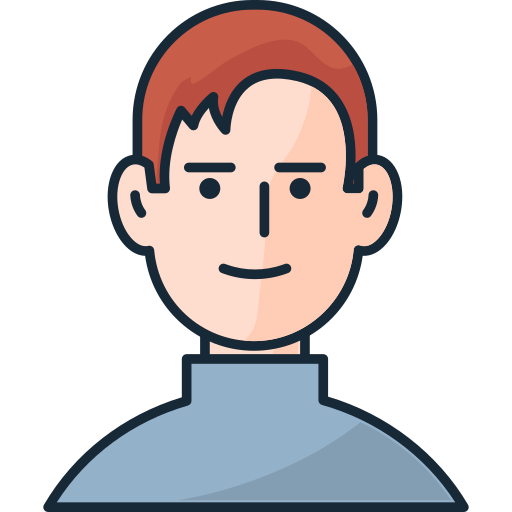
#> input picture img/rotation_image.png, 512 x 512 px
$ jupyter execute 008_linear_algebra.ipynb
#> lines starting #> are read from the running program, lines starting #| are printed output that depends on the picture
[cell 1]
import numpy as np
import matplotlib.pyplot as plt
from PIL import Image

[cell 2]
A = np.array([[1, 2], [3, 4]])
B = np.array([[5, 6], [7, 8]])

print("Matrix A:\n", A)
print()
print("Matrix B:\n", B)

# matrix multiplication
C = A @ B
print(f"\nA @ B:\n{C}")

# determinant
det = np.linalg.det(A)
print(f"\nDet(A): {det:.2f}")

# inverse
inv = np.linalg.inv(A)
print(f"\nInverse of A:\n{inv}")

# eigenvalues
eigenvalues, eigenvectors = np.linalg.eig(A)
print(f"\nEigenvalues: {eigenvalues}")

[cell 3]
import numpy as np
import matplotlib.pyplot as plt
from PIL import Image

# Load image
img = Image.open('../img/rotation_image.png').convert('L')  # Grayscale
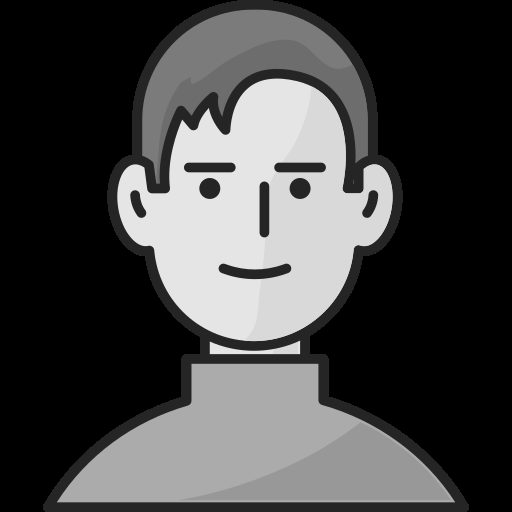
#> img: PIL image 512x512 L; min 0, max 229, mean 69.5
img_array = np.array(img, dtype=np.float32)

# ============================================
# 1. Edge Detection using Matrix Multiplication
# ============================================

# Simple edge detection kernel
kernel = np.array([
    [-1, -1, -1],
    [-1,  8, -1],
    [-1, -1, -1]
])

# Apply convolution using matrix operations
def apply_filter(image, kernel):
    h, w = image.shape
#> h = 512; w = 512
    k = kernel.shape[0]
    pad = k // 2

    # Pad the image
    padded = np.pad(image, pad, mode='constant')
    result = np.zeros_like(image)

    # Matrix multiplication for each patch
    for i in range(h):
        for j in range(w):
            patch = padded[i:i+k, j:j+k]
            # Element-wise multiplication and sum (similar to A @ B)
            result[i, j] = np.sum(patch * kernel)
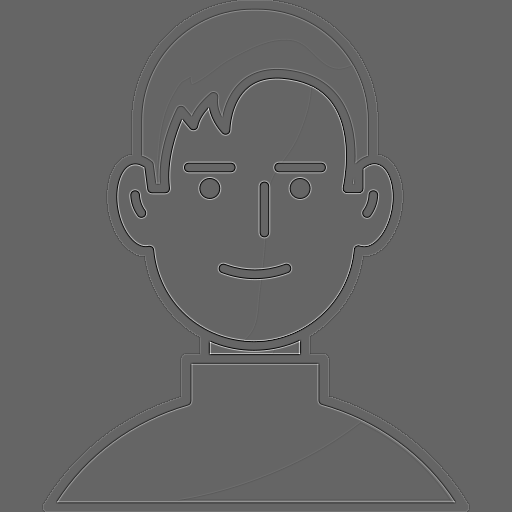
#> result: shape (512, 512) float32; min -606, max 923, mean 0.2; drawn with min black and max white

    return result

# Apply edge detection
edges = apply_filter(img_array, kernel)

# Display
fig, axes = plt.subplots(1, 2, figsize=(10, 5))
axes[0].imshow(img_array, cmap='gray')
axes[0].set_title('Original')
axes[1].imshow(edges, cmap='gray')
axes[1].set_title('Edge Detection (Matrix Multiplication)')
plt.show()
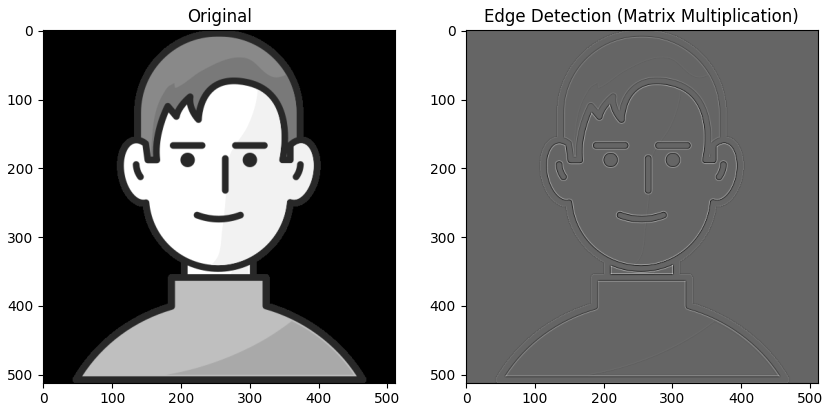
#> figure drawn by matplotlib, 2 panels

[cell 4]
# Simple image operations using matrix operations
import numpy as np
import matplotlib.pyplot as plt
from PIL import Image

# Load image
img = np.array(Image.open('../img/2026-06-06-01.jpeg').convert('L'), dtype=np.float32)
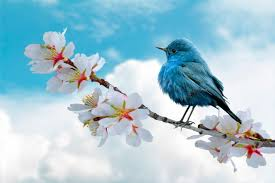
#> input picture img/2026-06-06-01.jpeg, 275 x 183 px
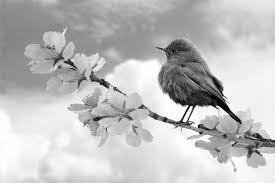
#> img: shape (183, 275) float32; min 0, max 255, mean 190.7

# 1. Edge Detection (Matrix Multiplication)
kernel = np.array([[-1,-1,-1],[-1,8,-1],[-1,-1,-1]])
edges = np.zeros_like(img)

for i in range(1, img.shape[0]-1):
    for j in range(1, img.shape[1]-1):
        patch = img[i-1:i+2, j-1:j+2]
        edges[i,j] = np.sum(patch * kernel)
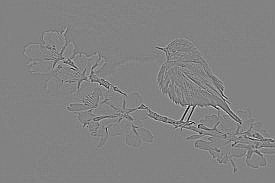
#> edges: shape (183, 275) float32; min -1019, max 972, mean 0; drawn with min black and max white

# 4. PCA Compression (Eigenvalues)
# Simple: use only first 50% of singular values
U, S, Vt = np.linalg.svd(img)
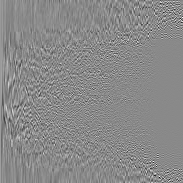
#> U: shape (183, 183) float32; min -0.578, max 0.493, mean 0.000462; drawn with min black and max white
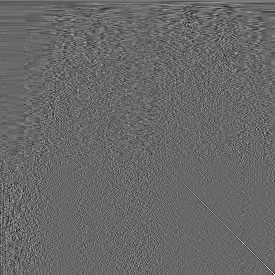
#> Vt: shape (275, 275) float32; min -0.395, max 0.569, mean 0.00023; drawn with min black and max white
#> S = 183 values, max 43164.1 at index 0, min 1.45 at index 182, mean 526.9
k = len(S) // 2
#> k = 91
compressed = U[:, :k] @ np.diag(S[:k]) @ Vt[:k, :]

original_bytes = img.size * 8  # float64 = 8 bytes
#> original_bytes = 402600
compressed_bytes = U.shape[0] * k + k + k * Vt.shape[0] * 8 # compressed size (U: m*k, S: k, Vt: k*n)
#> compressed_bytes = 216944

# Display
fig, axes = plt.subplots(1, 3, figsize=(12, 3))
ax =axes.flatten()
ax[0].imshow(img)
ax[0].set_title('Original')
ax[1].imshow(edges, cmap='gray')
ax[1].set_title('Edges')
ax[2].imshow(compressed)
ax[2].set_title(f'Compressed \n {round((original_bytes - compressed_bytes) / original_bytes, 4) * 100}%')
plt.tight_layout()

plt.savefig('008_linear_algebra.png', dpi=80)
plt.show()
